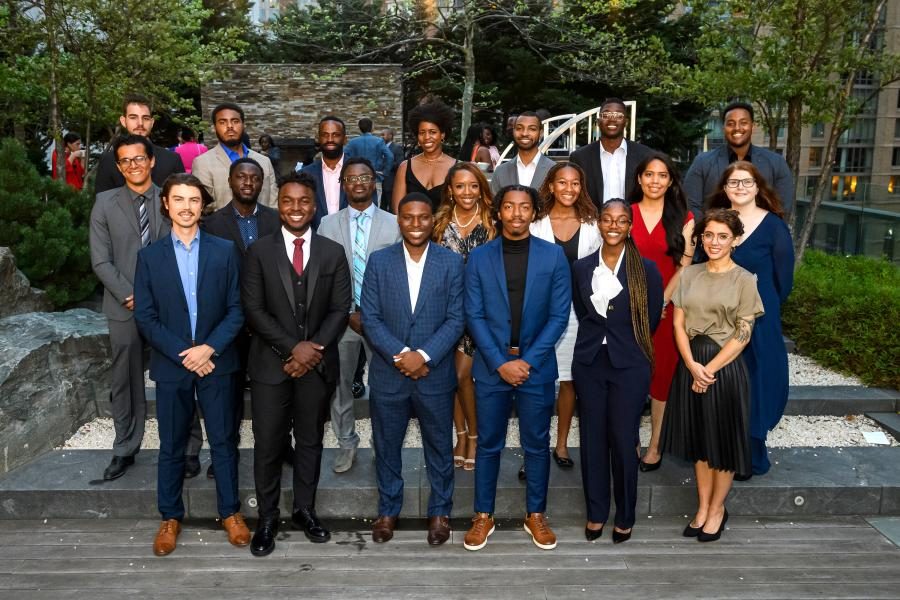
#> input picture Photos/group.png, 900 x 600 px
$ python 15_face_detector.py
#> lines starting #> are read from the running program, lines starting #| are printed output that depends on the picture; after the words box and inside, x2 and y2 are one past the last pixel; in counts of white or black regions, pixels touching at a corner belong together
import cv2 as cv

img = cv.imread('Photos/group.png')
#> img is the input picture: shape (600, 900, 3); mean B, G, R 67.6, 73.7, 74.2
cv.imshow('Image', img)

gray = cv.cvtColor(img, cv.COLOR_BGR2GRAY)
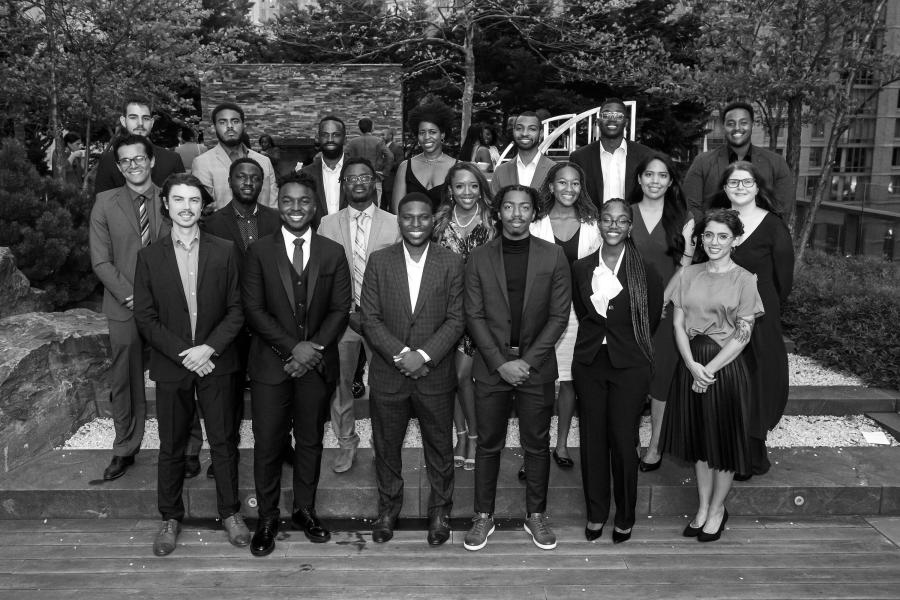
#> gray: shape (600, 900); min 0, max 255, mean 73.2
cv.imshow('Image Gray', gray)

haar_cascade = cv.CascadeClassifier('haarcascade_face.xml')

faces_rect = haar_cascade.detectMultiScale(image=gray, scaleFactor=1.1, minNeighbors=2)
#> faces_rect = 23 rows, first 6: [214, 109, 32, 32], [510, 116, 30, 30], [414, 121, 29, 29], [318, 125, 26, 26], [114, 147, 34, 34], [639, 162, 34, 34]

print(f'Number of faces found: {len(faces_rect)} \nCo-ordinates (for all faces): {faces_rect}')
#> (printed output is left out)

for (x,y,w,h) in faces_rect:
    cv.rectangle(img, pt1=(x,y), pt2=(x+w, y+h), color=(0, 255, 0), thickness=2)
#> this loop made 23 passes
#> (x, y, w, h) on passes 1 to 12: (214, 109, 32, 32), (510, 116, 30, 30), (414, 121, 29, 29), (318, 125, 26, 26), (114, 147, 34, 34), (639, 162, 34, 34), (122, 104, 36, 36), (344, 165, 31, 31), (552, 170, 33, 33), (451, 174, 33, 33), (497, 191, 40, 40), (698, 221, 37, 37)
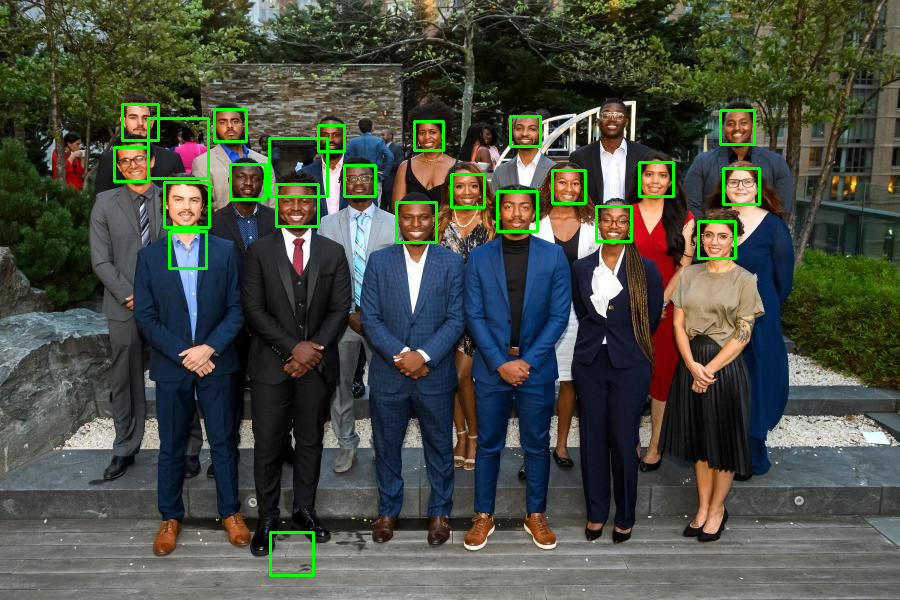
#> img: shape (600, 900, 3); 1.87% of pixels changed, all inside (x1, y1, x2, y2) = (113, 103, 761, 577)

cv.imshow('Faces Detected', img)

cv.waitKey(0)

$ run again, with Photos/ayu.png copied over Photos/group.png
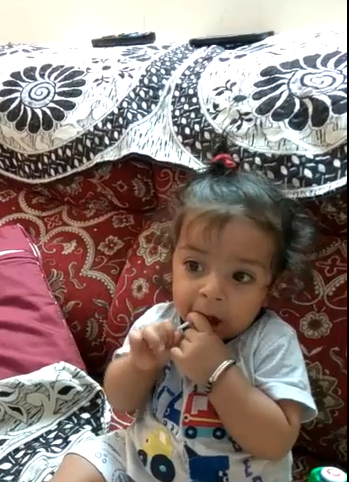
#> input picture Photos/ayu.png, 349 x 482 px
#> img is the input picture: shape (482, 349, 3); mean B, G, R 117.8, 123.1, 139.5
#> `gray = cv.cvtColor(img, cv.COLOR_BGR2GRAY)`:
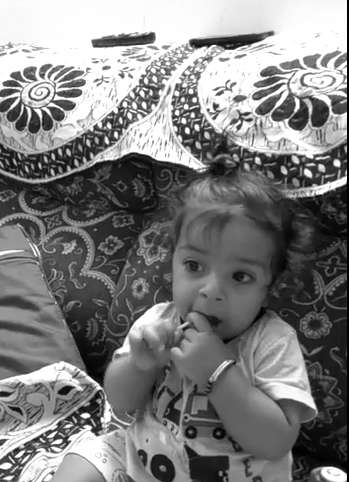
#> gray: shape (482, 349); min 0, max 255, mean 127.4
#> faces_rect = [[152, 222, 127, 127]]
#| Number of faces found: 1
#| Co-ordinates (for all faces): [[152 222 127 127]]
#> the loop `for (x,y,w,h) in faces_rect:` made 1 pass
#> after the loop `for (x,y,w,h) in faces_rect:`:
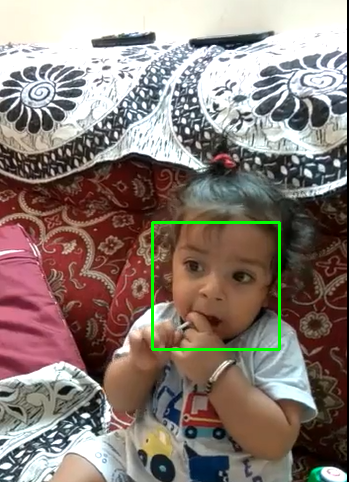
#> img: shape (482, 349, 3); 0.9% of pixels changed, all inside (x1, y1, x2, y2) = (151, 221, 281, 351)

$ run again, with Photos/br.png copied over Photos/group.png
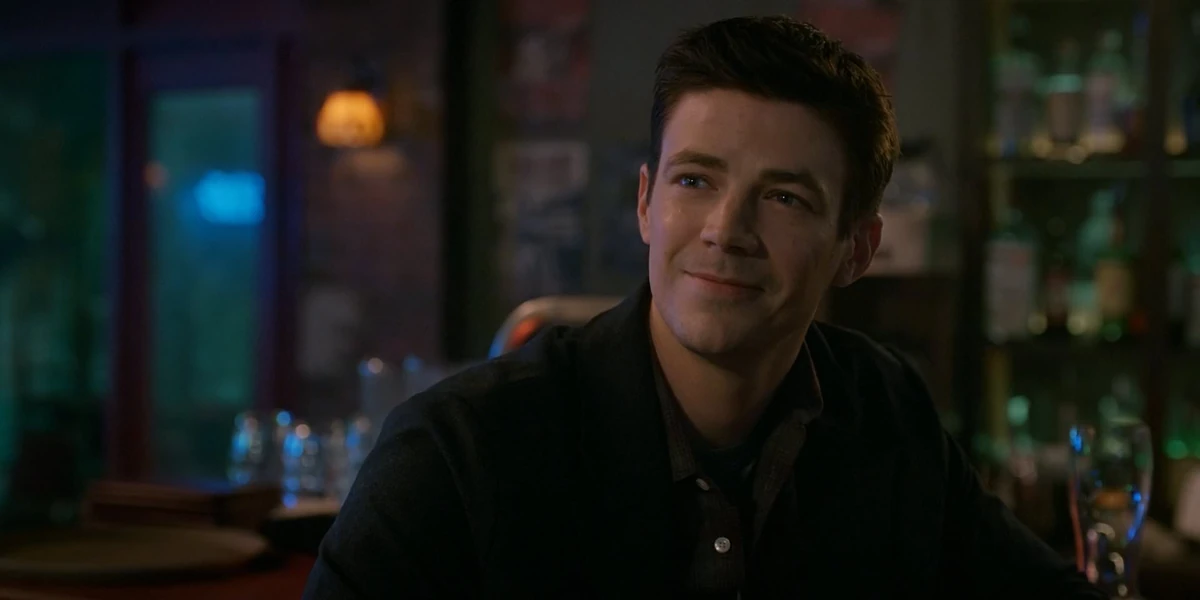
#> input picture Photos/br.png, 1200 x 600 px
#> img is the input picture: shape (600, 1200, 3); mean B, G, R 24.8, 29, 27.4
#> `gray = cv.cvtColor(img, cv.COLOR_BGR2GRAY)`:
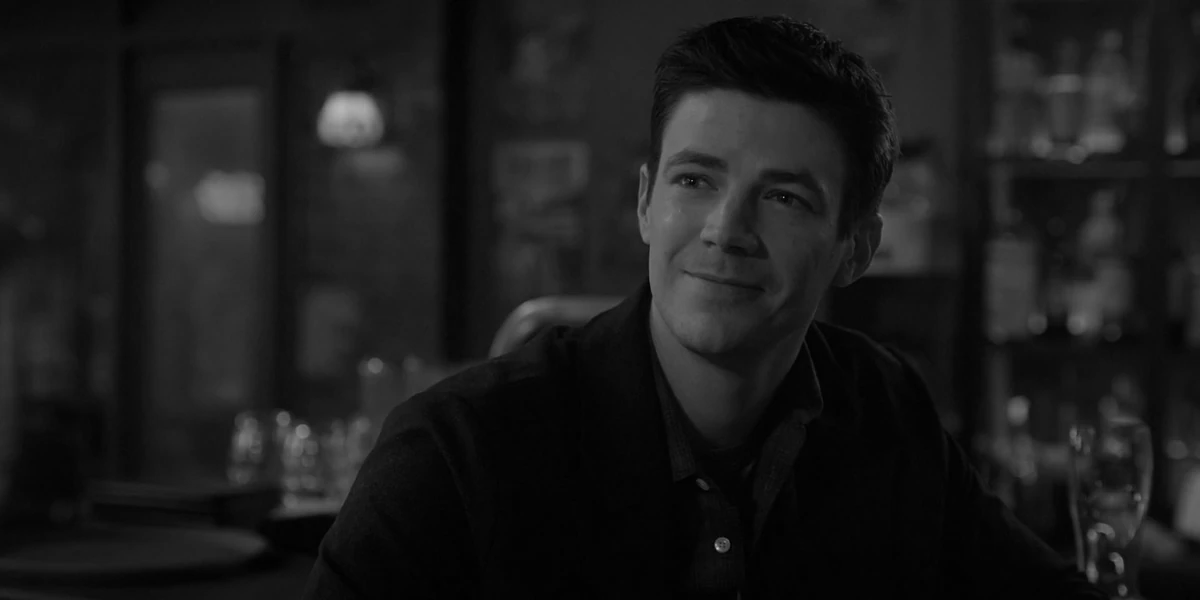
#> gray: shape (600, 1200); min 0, max 204, mean 28.1
#> faces_rect = [[613, 90, 249, 249]]
#| Number of faces found: 1
#| Co-ordinates (for all faces): [[613  90 249 249]]
#> the loop `for (x,y,w,h) in faces_rect:` made 1 pass
#> after the loop `for (x,y,w,h) in faces_rect:`:
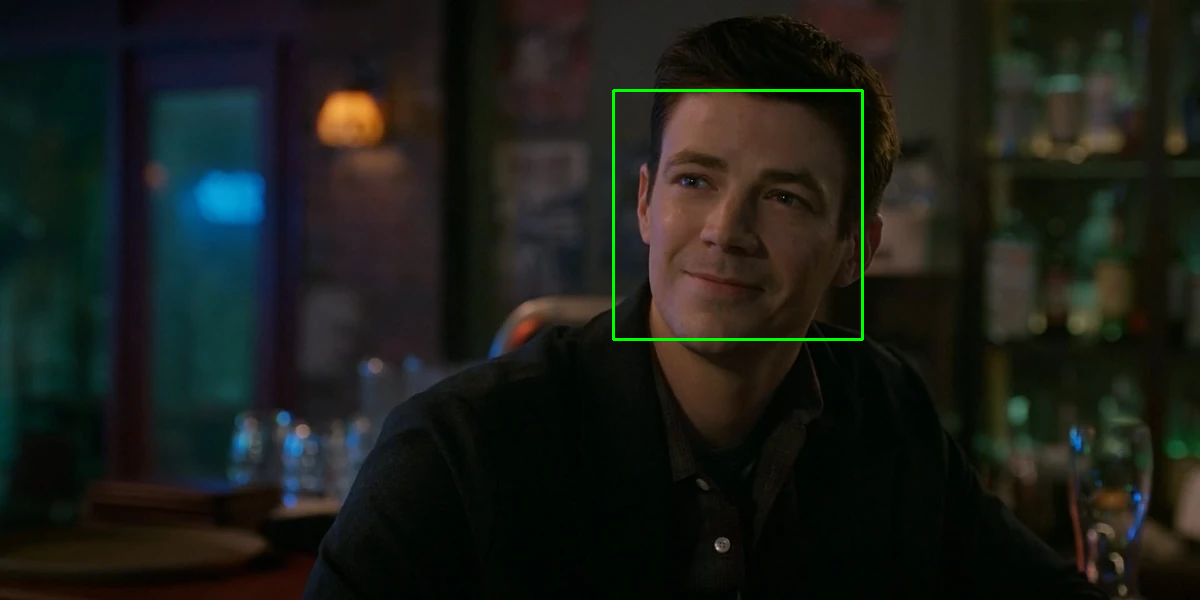
#> img: shape (600, 1200, 3); 0.41% of pixels changed, all inside (x1, y1, x2, y2) = (612, 89, 864, 341)
